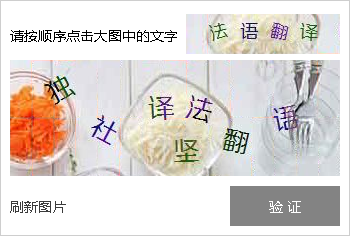
#> input picture Python-projects/verifycode/img/origin/010.bmp, 350 x 236 px
$ python dbscan-demo.py
#> lines starting #> are read from the running program, lines starting #| are printed output that depends on the picture; after the words box and inside, x2 and y2 are one past the last pixel; in counts of white or black regions, pixels touching at a corner belong together
# -*- coding: utf-8 -*-


import time
import numpy as np
import matplotlib.pyplot as plt
from PIL import Image
from sklearn.cluster import DBSCAN
from sklearn.preprocessing import StandardScaler
from sklearn.utils import check_array


def loadImage(fileName):
#> called with fileName = 'img/origin/010.bmp'
    with Image.open(fileName) as image:
#> image is the input picture: PIL image 350x236 RGB; mean R, G, B 222, 215.6, 211.6
        image = np.array(image)
        image = convert2gray(image)
        return filterImage(image)


# 把彩色图像转为灰度图像（色彩对识别验证码没有什么用）
def convert2gray(img):
    if len(img.shape) > 2:
        # gray = np.mean(img, -1)
        # 上面的转法较快，正规转法如下
        r, g, b = img[:, :, 0], img[:, :, 1], img[:, :, 2]
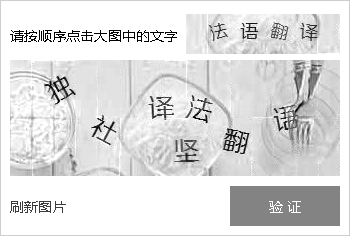
#> r: shape (236, 350); min 0, max 255, mean 222
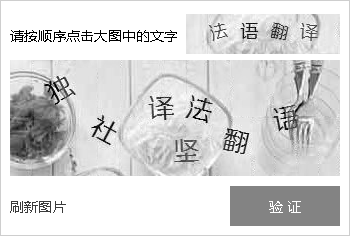
#> g: shape (236, 350); min 0, max 255, mean 215.6
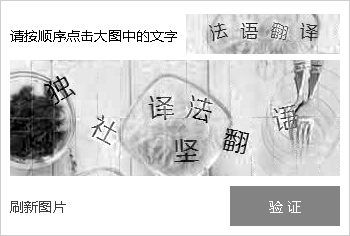
#> b: shape (236, 350); min 0, max 255, mean 211.6
        gray = 0.2989 * r + 0.5870 * g + 0.1140 * b
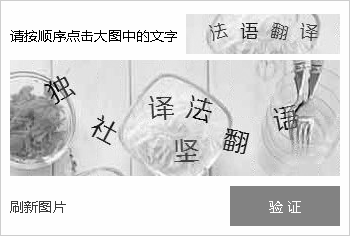
#> gray: shape (236, 350) float64; min 0, max 255, mean 217
        return gray
    else:
        return img


def filterImage(image_gray):
    threshold = 120;
    rows, cols = image_gray.shape
#> rows = 236; cols = 350
    for row in range(rows):
        for col in range(cols):
            if ((row > 50 or col < 180) and (row < 50 or row > 180)):
                image_gray[row, col] = 255
            elif image_gray[row, col] >= threshold:
                image_gray[row, col] = 255
            else:
                image_gray[row, col] = 0
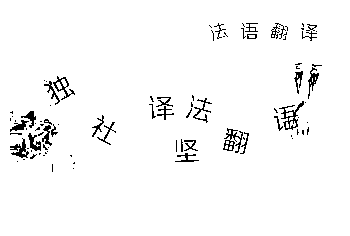
#> image_gray: shape (236, 350) float64; 96.8% white; black in thin lines or dots, all inside (x1, y1, x2, y2) = (10, 23, 322, 172)
    return image_gray


def make_points(image_gray):
    points = []
    rows, cols = image_gray.shape
#> rows = 236; cols = 350
    for row in range(rows):
        for col in range(cols):
            if image_gray[row, col] == 0:
                points.append([row, col])
    return points


def main():
    # dataSet = loadDataSet('./data/788points.txt', splitChar=',')
    # dataSet = loadImage('./images/51_capt_20171110_104630(120,98;43,128;309,108;187,108).bmp')
    dataSet = loadImage('img/origin/010.bmp')
    Image.fromarray(dataSet).show()
    X = make_points(dataSet)
#> X = 2678 pairs, first value 23 to 171, second value 10 to 321
    X1 = StandardScaler().fit_transform(X)
#> X1 = 2678 pairs, first value -2.31 to 1.64, second value -1.44 to 1.47
    # dataSet = np.mat(dataSet).transpose()
    print(X)
#> (printed output is left out)
    print(X1)
    db = DBSCAN(eps=0.1, min_samples=8).fit(X1)
    core_samples_mask = np.zeros_like(db.labels_, dtype=bool)
    core_samples_mask[db.core_sample_indices_] = True
    labels = db.labels_
#> labels = 2678 values, max 12 at index 2031, min -1 at index 1050, mean 7.24
    # Number of clusters in labels, ignoring noise if present.
    n_clusters_ = len(set(labels)) - (1 if -1 in labels else 0)
#> n_clusters_ = 13

    print('Estimated number of clusters: %d' % n_clusters_)
    # #############################################################################
    # Plot result
    import matplotlib.pyplot as plt

    X = np.array(X)
    print(X)
    # Black removed and is used for noise instead.
    unique_labels = set(labels)
#> unique_labels = 14 items
    # colors = [plt.cm.Spectral(each)
    #          for each in np.linspace(0, 1, len(unique_labels))]
    colors = []
    for each in np.linspace(0, 1, 100):
        color = plt.cm.Spectral(each)
        if color not in colors:
            colors.append(color)
        if len(colors) >= len(unique_labels):
            break;
#> after the loop, colors = 14 items, first 6: (0.62, 0.00392, 0.259, 1), (0.637, 0.0227, 0.263, 1), (0.662, 0.0508, 0.269, 1), (0.679, 0.0696, 0.273, 1), (0.704, 0.0977, 0.279, 1), (0.721, 0.116, 0.283, 1)

    for k, col in zip(unique_labels, colors):
        if k == -1:
            # Black used for noise.
            col = [0, 0, 0, 1]

        class_member_mask = (labels == k)

        xy = X[class_member_mask & core_samples_mask]
        plt.plot(xy[:, 1], -xy[:, 0], '.')  # , markerfacecolor=tuple(col),markeredgecolor='k', markersize=14)

        xy = X[class_member_mask & ~core_samples_mask]
        plt.plot(xy[:, 1], -xy[:, 0], '.')  # , markerfacecolor=tuple(col),markeredgecolor='k', markersize=6)
#> this loop made 14 passes
#> k on pass 14: -1

    plt.title('Estimated number of clusters: %d' % n_clusters_)
    plt.show()
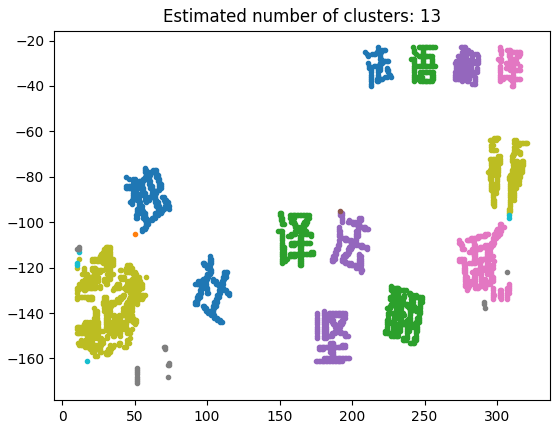
#> figure drawn by matplotlib, 1 panel


if __name__ == '__main__':
    start = time.clock()
    main()
    end = time.clock()
    print('finish all in %s' % str(end - start))

$ run again, with Python-projects/verifycode/img/origin/004.bmp copied over Python-projects/verifycode/img/origin/010.bmp
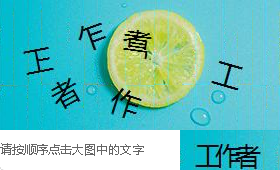
#> input picture Python-projects/verifycode/img/origin/004.bmp, 280 x 170 px
#> in loadImage, image is the input picture: PIL image 280x170 RGB; mean R, G, B 103.7, 196.3, 193
#> after the loop in filterImage, `for row in range(rows):`:
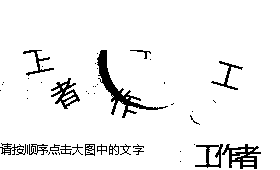
#> image_gray: shape (170, 280) float64; 94.1% white; 50 black regions (32 under 20 px), largest, box (x1, y1, x2, y2) and area: (97, 50, 168, 118) 831, (222, 144, 261, 169) 424, (51, 78, 80, 109) 327
#> X = 2829 pairs, first value 50 to 168, second value 0 to 260
#> X1 = 2829 pairs, first value -1.74 to 1.47, second value -1.75 to 1.78
#> (printed output is left out)
#> labels = 2829 values, max 7 at index 1636, min -1 at index 631, mean 3.84
#> n_clusters_ = 8
#> unique_labels = 9 items
#> after the loop in main, `for each in np.linspace(0, 1, 100):`: colors = [(0.62, 0.00392, 0.259, 1), (0.637, 0.0227, 0.263, 1), (0.662, 0.0508, 0.269, 1), (0.679, 0.0696, 0.273, 1), (0.704, 0.0977, 0.279, 1), (0.721, 0.116, 0.283, 1), (0.746, 0.145, 0.289, 1), (0.772, 0.173, 0.295, 1), (0.789, 0.192, 0.299, 1)]
#> the loop in main, `for k, col in zip(unique_labels, colors):` made 9 passes
#> k on pass 9: -1
#> in main, `plt.show()`:
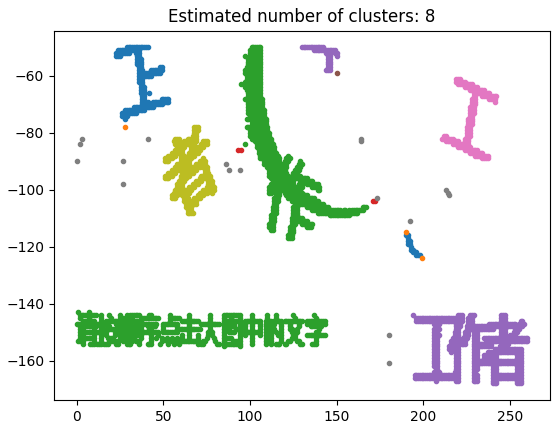
#> figure drawn by matplotlib, 1 panel

$ run again, with Python-projects/verifycode/img/origin/005.bmp copied over Python-projects/verifycode/img/origin/010.bmp
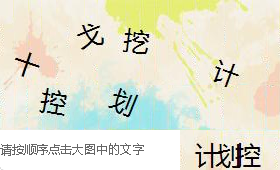
#> input picture Python-projects/verifycode/img/origin/005.bmp, 280 x 170 px
#> in loadImage, image is the input picture: PIL image 280x170 RGB; mean R, G, B 228, 228, 209.9
#> after the loop in filterImage, `for row in range(rows):`:
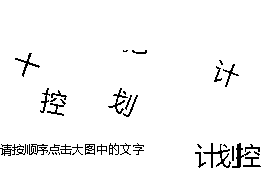
#> image_gray: shape (170, 280) float64; 96.2% white; black in thin lines or dots, all inside (x1, y1, x2, y2) = (0, 50, 261, 168)
#> X = 1830 pairs, first value 50 to 167, second value 0 to 260
#> X1 = 1830 pairs, first value -2.31 to 1.16, second value -1.56 to 1.56
#> (printed output is left out)
#> labels = 1830 values, max 7 at index 737, min 0 at index 0, mean 4.41
#> n_clusters_ = 8
#> unique_labels = 8 items
#> after the loop in main, `for each in np.linspace(0, 1, 100):`: colors = [(0.62, 0.00392, 0.259, 1), (0.637, 0.0227, 0.263, 1), (0.662, 0.0508, 0.269, 1), (0.679, 0.0696, 0.273, 1), (0.704, 0.0977, 0.279, 1), (0.721, 0.116, 0.283, 1), (0.746, 0.145, 0.289, 1), (0.772, 0.173, 0.295, 1)]
#> the loop in main, `for k, col in zip(unique_labels, colors):` made 8 passes
#> in main, `plt.show()`:
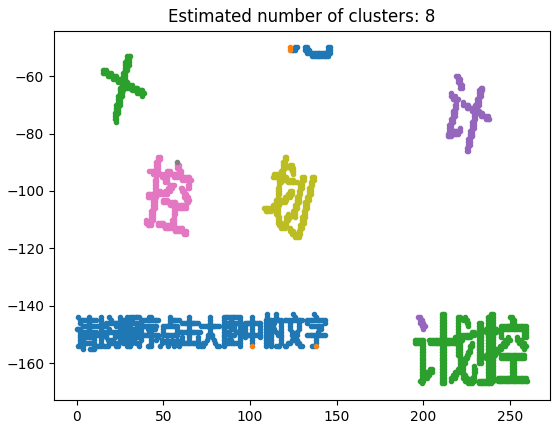
#> figure drawn by matplotlib, 1 panel

$ run again, with Python-projects/verifycode/img/origin/006.bmp copied over Python-projects/verifycode/img/origin/010.bmp
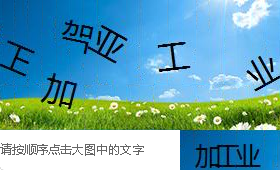
#> input picture Python-projects/verifycode/img/origin/006.bmp, 280 x 170 px
#> in loadImage, image is the input picture: PIL image 280x170 RGB; mean R, G, B 102.8, 164.7, 180.1
#> after the loop in filterImage, `for row in range(rows):`:
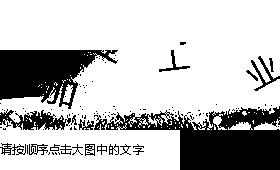
#> image_gray: shape (170, 280) float64; 74.6% white; 104 black regions (84 under 20 px), largest, box (x1, y1, x2, y2) and area: (94, 106, 280, 170) 5995, (0, 50, 118, 109) 4042, (0, 109, 71, 130) 737
#> X = 12070 pairs, first value 42 to 169, second value 0 to 279
#> X1 = 12070 pairs, first value -1.98 to 1.56, second value -1.48 to 1.49
#> (printed output is left out)
#> labels = 12070 values, max 5 at index 8784, min -1 at index 3273, mean 2.98
#> n_clusters_ = 6
#> unique_labels = 7 items
#> after the loop in main, `for each in np.linspace(0, 1, 100):`: colors = [(0.62, 0.00392, 0.259, 1), (0.637, 0.0227, 0.263, 1), (0.662, 0.0508, 0.269, 1), (0.679, 0.0696, 0.273, 1), (0.704, 0.0977, 0.279, 1), (0.721, 0.116, 0.283, 1), (0.746, 0.145, 0.289, 1)]
#> the loop in main, `for k, col in zip(unique_labels, colors):` made 7 passes
#> k on pass 7: -1
#> in main, `plt.show()`:
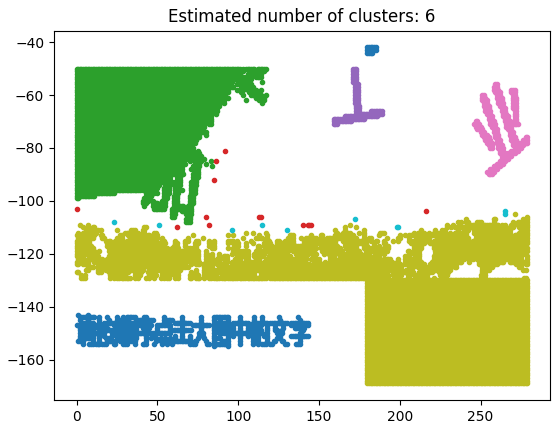
#> figure drawn by matplotlib, 1 panel
